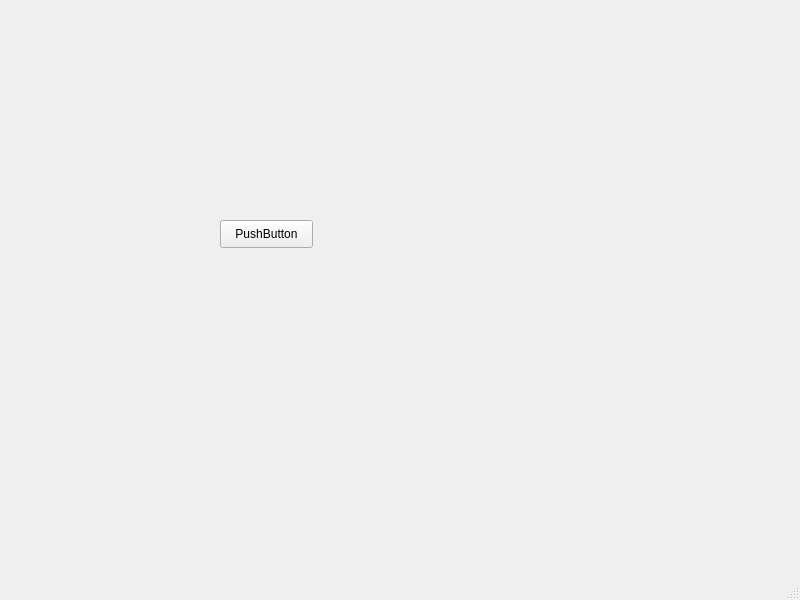
<?xml version="1.0" encoding="UTF-8"?>
<ui version="4.0">
 <class>MainWindow</class>
 <widget class="QMainWindow" name="MainWindow">
  <property name="geometry">
   <rect>
    <x>0</x>
    <y>0</y>
    <width>800</width>
    <height>600</height>
   </rect>
  </property>
  <property name="windowTitle">
   <string>MainWindow</string>
  </property>
  <widget class="QWidget" name="centralwidget">
   <widget class="QPushButton" name="pushButton">
    <property name="geometry">
     <rect>
      <x>220</x>
      <y>220</y>
      <width>93</width>
      <height>28</height>
     </rect>
    </property>
    <property name="text">
     <string>PushButton</string>
    </property>
   </widget>
  </widget>
  <widget class="QMenuBar" name="menubar">
   <property name="geometry">
    <rect>
     <x>0</x>
     <y>0</y>
     <width>800</width>
     <height>26</height>
    </rect>
   </property>
  </widget>
  <widget class="QStatusBar" name="statusbar"/>
 </widget>
 <resources/>
 <connections/>
</ui>
